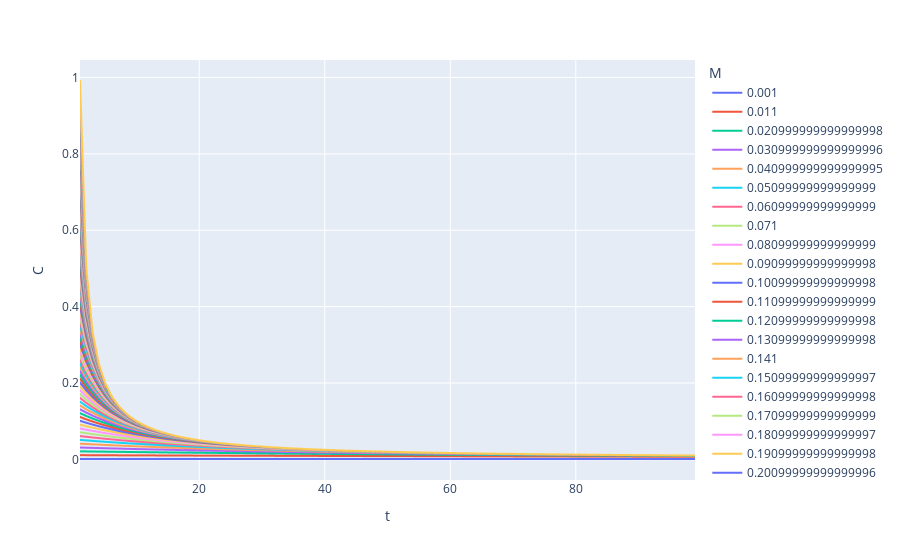

Notebook cell for this chart:
### Code cell
import numpy as np
import pandas as pd
import plotly.express as px

Ms = np.arange(0.001, 1, 0.01)
ts = np.arange(1, 100, 1)
rows = []
for M in Ms:
    for t in ts:
        rows.append({
            'M': M,
            't': t,
            'C': (1 - (1 - M) ** t) / t,
        })
data = pd.DataFrame(rows).sort_values(['M', 't'], ascending=True)
px.line(data, x='t', y='C', color='M')
